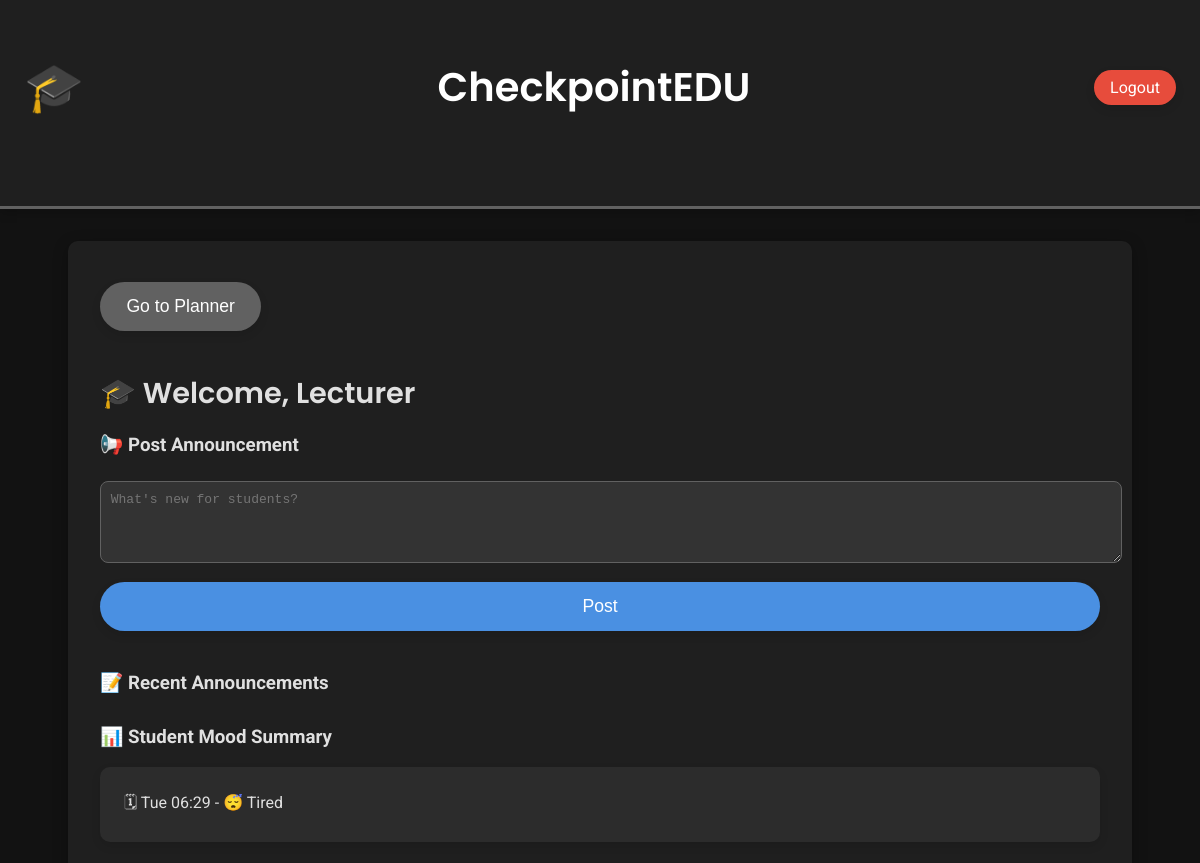
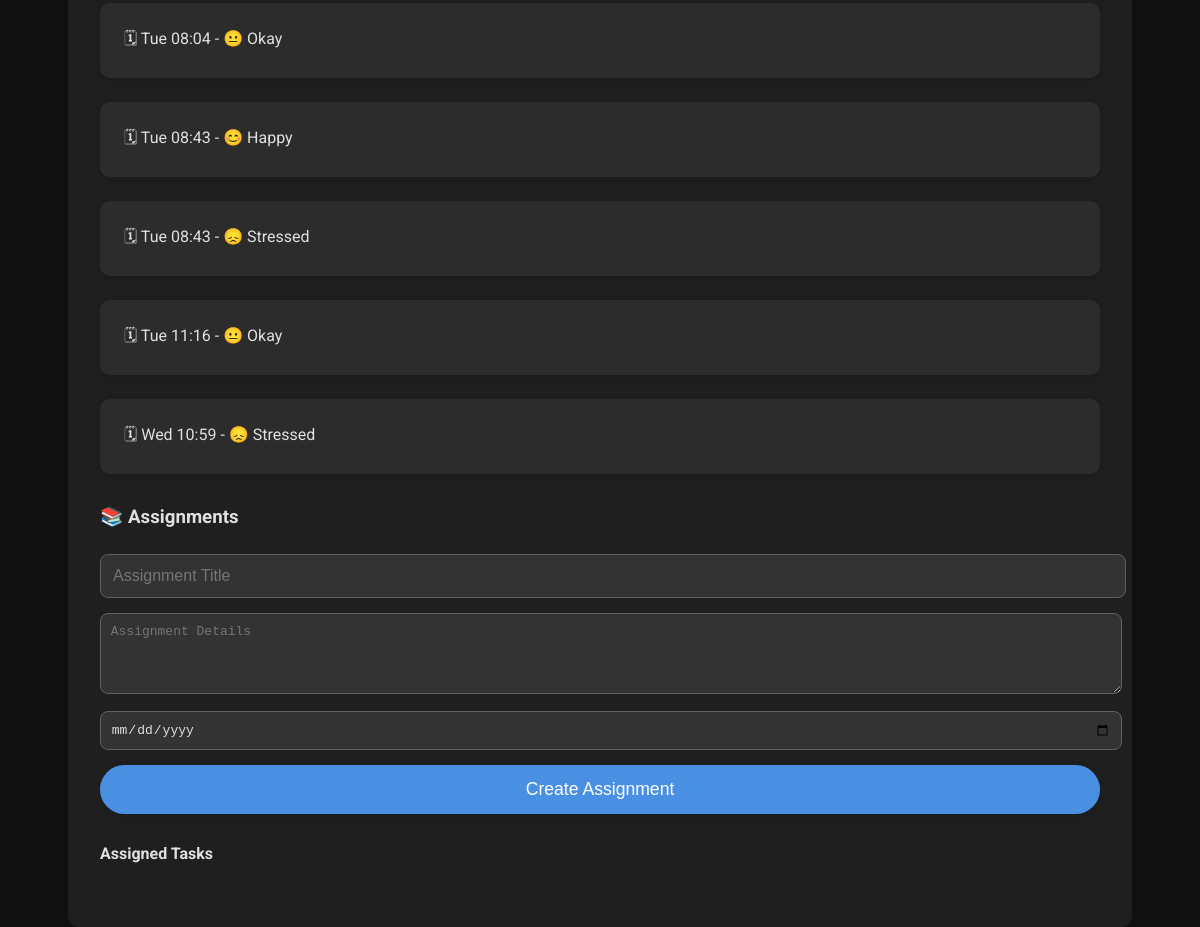
The app's page /lecturer_dashboard/ (signed in) with its own data (2 pictures, top to bottom).
### statboost/models.py (models this page shows, shortened)
class Mood(models.Model):
    user = models.ForeignKey(User, on_delete=models.CASCADE)
    mood = models.CharField(max_length=100)
    date = models.DateTimeField(auto_now_add=True)

### statboost/views.py (the view)
# urls.py: path('lecturer_dashboard/', views.lecturer_dashboard, name='lecturer_dashboard'),
@login_required
def lecturer_dashboard(request):
    if request.method == 'POST':
        form = AnnouncementForm(request.POST)
        if form.is_valid():
            announcement = form.save(commit=False)
            announcement.user = request.user  # Lecturers can post their own announcements
            announcement.save()
            return redirect('lecturer_dashboard')
    else:
        form = AnnouncementForm()
    announcements = Announcement.objects.filter(user=request.user).order_by('-date')  # Lecturers see their own announcements
    moods = Mood.objects.all()
    return render(request, 'lecturer_dashboard.html', {
        'form': form,
        'announcements': announcements,
        'moods': moods
    })

### statboost/forms.py
class AnnouncementForm(forms.ModelForm):
    class Meta:
        model = Announcement
        fields = ['content']  # Allows the lecturer to create announcements with just the 'content' field

### statboost/templates/lecturer_dashboard.html (shortened to what this page needs)
{% extends 'base.html' %}
{% block content %}
<div class="header">
    <a href="{% url 'planner' %}">
        <button class="btn-go-planner">Go to Planner</button>
    </a>
</div>
<h2>🎓 Welcome, Lecturer</h2>
<div class="section">
    <h3>📢 Post Announcement</h3>
    <form method="POST">
        <textarea name="announcement" placeholder="What's new for students?" rows="4"></textarea>
        <button class="btn">Post</button>
    </form>
</div>
<div class="section">
    <h3>📝 Recent Announcements</h3>
</div>
<div class="section">
    <h3>📊 Student Mood Summary</h3>
    {% for mood in moods %}
        <div class="card">
            🗓 {{ mood.date|date:"D H:i" }} - {{ mood.mood }}
        </div>
    {% endfor %}
</div>
<div class="section">
    <h3>📚 Assignments</h3>
    <form method="POST" action="/assignments/create/">
        <input type="text" name="title" placeholder="Assignment Title" required>
        <textarea name="description" placeholder="Assignment Details" rows="4" required></textarea>
        <input type="date" name="due_date" required>
        <button class="btn">Create Assignment</button>
    </form>
    <h4>Assigned Tasks</h4>
</div>
{% endblock %}

### statboost/templates/base.html (style rules this page uses)
body { font-family: 'Roboto', sans-serif; margin: 0; padding: 0; background-color: #121212; color: #E0E0E0; animation: fadeIn 0.8s ease-in-out; }
input, select, button, textarea { padding: 0.75em; margin: 0.5em 0; width: 100%; border-radius: 8px; border: 1px solid #616161; font-size: 1em; background-color: #333333; color: #E0E0E0; transition: all 0.3s ease-in-out; }
.btn, .btn-go-planner { background-color: #4A90E2; color: white; border: none; cursor: pointer; transition: background-color 0.3s ease, transform 0.3s ease; padding: 0.8em 1.5em; font-size: 1.1em; border-radius: 25px; box-shadow: 0 4px 10px rgba(0, 0, 0, 0.1); }
.btn-go-planner { background-color: #616161; color: white; }
.header { display: flex; justify-content: space-between; align-items: center; margin-bottom: 2em; }
.card { background: #2C2C2C; padding: 1.5em; border-radius: 10px; box-shadow: 0 4px 10px rgba(0, 0, 0, 0.1); margin-bottom: 1.5em; transition: all 0.3s ease; }
h2 { font-family: 'Poppins', sans-serif; font-weight: 600; font-size: 1.8em; color: #E0E0E0; margin-bottom: 0.5em; }
.section { margin-bottom: 2em; }

### records on screen
Mood: date "Tue 06:29", mood "😴 Tired"
Mood: date "Tue 08:04", mood "😐 Okay"
Mood: date "Tue 08:43", mood "😊 Happy"
Mood: date "Tue 08:43", mood "😞 Stressed"
Mood: date "Tue 11:16", mood "😐 Okay"
Mood: date "Wed 10:59", mood "😞 Stressed"
